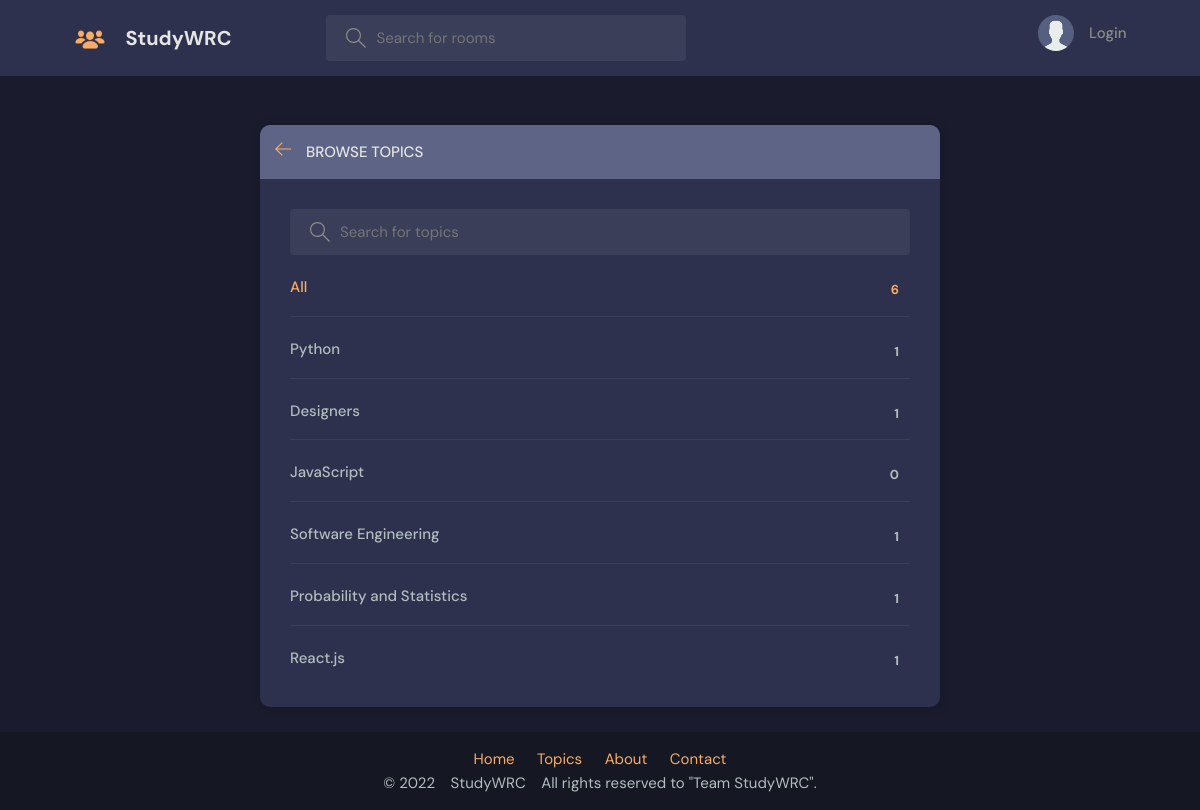
Page /topics/ on the committed database.
### base/models.py (models this page shows, shortened)
class Topic(models.Model):
    name = models.CharField(max_length=200)

### base/views.py (the view)
# urls.py: path('topics/', views.topicsPage, name="topics"),
def topicsPage(request):
    q = request.GET.get('q') if request.GET.get('q') != None else ''
    topics = Topic.objects.filter(name__icontains=q)
    return render(request, 'base/topics.html', {'topics': topics})

### base/templates/base/topics.html (shortened to what this page needs)
{% extends 'main.html' %}
{% block content %}
<main class="create-room layout">
  <div class="container">
    <div class="layout__box">
      <div class="layout__boxHeader">
        <div class="layout__boxTitle">
          <a href="{% url 'home' %}">
            <svg version="1.1" xmlns="http://www.w3.org/2000/svg" width="32" height="32" viewBox="0 0 32 32">
              <title>arrow-left</title>
              <path
                d="M13.723 2.286l-13.723 13.714 13.719 13.714 1.616-1.611-10.96-10.96h27.625v-2.286h-27.625l10.965-10.965-1.616-1.607z">
              </path>
            </svg>
          </a>
          <h3>Browse Topics</h3>
        </div>
      </div>
      <div class="topics-page layout__body">
        <form action="" method="GET" class="header__search">
          <label>
            <input name="q" placeholder="Search for topics" />
          </label>
        </form>
        <ul class="topics__list">
          <li>
            <a href="{% url 'topics' %}" class="active">All <span>{{topics.count}}</span></a>
          </li>
          {% for topic in topics %}
          <li>
            <a href="{% url 'home' %}?q={{topic.name}}">{{ topic.name }} <span>{{topic.room_set.all.count}}</span></a>
          </li>
          {% endfor %}
        </ul>
      </div>
    </div>
  </div>
</main>
{% endblock content %}

### templates/main.html (shortened to what this page needs)
<!DOCTYPE html>
{% load static %}
<html lang="en">
<head>
    <link rel="stylesheet" href="{% static 'styles/style.css' %}" />
</head>
<body>
    {% include 'navbar.html' %}
    {% block content %}
    {% endblock %}
    {% include 'footer.html' %}
</body>
</html>

### templates/navbar.html (shortened to what this page needs)
{% load static %}
<header class="header header--loggedIn">
    <div class="container">
        <a href="{% url 'home' %}" class="header__logo">
            <img
>
            <h1>StudyWRC</h1>
        </a>
        <form class="header__search" method="GET" action="{% url 'home' %}">
            <label>
                <input name="q" placeholder="Search for rooms" />
            </label>
        </form>
        <nav class="header__menu">
            {% if request.user.is_authenticated %}
            <div class="header__user">
                <a href="{% url 'user-profile' request.user.id %}">
                    <div class="avatar avatar--medium active">
                        <img src="{{request.user.avatar.url}}" />
                    </div>
                    <p>{{request.user.name}} <span>@{{request.user.username}}</span></p>
                </a>
                <button class="dropdown-button">
                    <svg version="1.1" xmlns="http://www.w3.org/2000/svg" width="32" height="32" viewBox="0 0 32 32">
                        <title>chevron-down</title>
                        <path d="M16 21l-13-13h-3l16 16 16-16h-3l-13 13z"></path>
                    </svg>
                </button>
            </div>
            {% else %}
            <a href="{% url 'login' %}">
                <img src="{% static 'images/avatar.svg' %}" />
                <p>Login</p>
            </a>
            {% endif %}
        </nav>
    </div>
</header>

### templates/footer.html (shortened to what this page needs)
{% load static %}
<head>
</head>
<footer class="footer">
    <div class="footer__row">
        <ul class="footer__menu">
            <li class="footer__menu--item">
                <a href="{% url 'home' %}" class="footer__menu--item--link">Home</a>
            </li>
            <li class="footer__menu--item">
                <a href="{% url 'topics' %}" class="footer__menu--item--link">Topics</a>
            </li>
            <li class="footer__menu--item">
                <a href="{% url 'about' %}" class="footer__menu--item--link">About</a>
            </li>
            <li class="footer__menu--item">
                <a href="{% url 'contact' %}" class="footer__menu--item--link">Contact</a>
            </li>
        </ul>
    </div>
    <div class="footer__row below__footer">&copy; 2022 &ensp; StudyWRC &ensp; All rights reserved to "Team StudyWRC".
    </div>
</footer>

### static/styles/style.css (style rules this page uses)
:root { --color-main: #F9AC66; --color-main-light: #e1f6fb; --color-dark: #2d314d; --color-dark-medium: #3A3E59; --color-dark-light: #5e6485; --color-light: #e5e5e5; --color-gray: #8b8b8b; --color-light-gray: #b2bdbd; --color-bg: #1a1b2d; --color-success: #5dd693; --color-error: #ed6b5b; }
* { font-family: "DM Sans", -apple-system, BlinkMacSystemFont, "Segoe UI", Roboto, Oxygen, Ubuntu, Cantarell, "Open Sans", "Helvetica Neue", sans-serif; margin: 0; padding: 0; box-sizing: border-box; text-rendering: optimizeLegibility; font-size: inherit; }
html { font-size: 56.25%; height: 100%; }
@media only screen and (min-width: 1200px) { html { font-size: 62.5%; } }
body { line-height: 1.6; font-weight: 400; font-size: 1.5rem; color: var(--color-light-gray); background-color: var(--color-bg); min-height: 100%; display: flex; flex-direction: column; }
img { width: 100%; }
a { display: inline-block; color: var(--color-main); text-decoration: none; }
.container { max-width: 120rem; width: 90%; margin: auto; }
.header { padding: 1.5rem; background-color: var(--color-dark); }
.header>.container { display: flex; gap: 9.5rem; }
.header__logo, .header__user { display: flex; gap: 2rem; align-items: center; }
.header__logo>img { height: 3.2rem; width: 3.2rem; }
.header__logo>h1 { font-weight: 700; font-size: 2rem; color: var(--color-light); }
.header__search>label { background-color: var(--color-dark-medium); padding: 1.3rem 1rem; display: flex; align-items: center; gap: 1rem; border-radius: 4px; }
.header__search svg { fill: var(--color-gray); width: 2rem; height: 2rem; margin-left: 1rem; }
.header__search input { width: 30rem; background: transparent; border: none; outline: none; color: var(--color-light); }
.header__menu { margin-left: auto; position: relative; }
.header__menu a { display: flex; gap: 1.5rem; align-items: center; font-weight: 500; text-decoration: none; color: var(--color-gray); }
.header__menu img { height: 3.6rem; }
.header__menu p { line-height: 1.2; }
.layout { margin-top: 2.4rem; }
.layout>.container { display: flex; justify-content: space-between; align-items: flex-start; }
.layout__box { width: 90%; max-width: 48rem; min-height: 40rem; margin: 2.5rem auto; background-color: var(--color-dark); border-radius: 1rem; box-shadow: 1px 1px 6px 3px rgba(0, 0, 0, 0.1); overflow: hidden; }
.layout__boxHeader { display: flex; padding: 1.5rem; background-color: var(--color-dark-light); }
.layout__boxTitle { display: flex; gap: 1.5rem; align-items: center; }
.layout__boxTitle h3 { text-transform: uppercase; font-weight: 500; color: var(--color-light); }
.layout__boxTitle svg { width: 1.6rem; height: 1.6rem; fill: var(--color-main); }
.layout__body { margin: 3rem; }
.topics__list { list-style: none; }
.topics__list li a { display: flex; justify-content: space-between; margin-bottom: 3rem; font-weight: 500; color: var(--color-light-gray); transition: all 0.3s ease-in-out; }
.topics__list li a.active, .topics__list li a:hover { color: var(--color-main); }
.topics__list li a span { padding: 0.5rem 1rem; background-color: var(--color-dark); border-radius: 3px; font-size: 1.3rem; font-weight: 700; letter-spacing: 1px; }
.topics-page .topics__list li:not(:last-child) a { margin: 2rem 0; padding-bottom: 1rem; text-decoration: none; border-bottom: 1px solid var(--color-dark-medium); }
.topics-page .header__search { display: block; }
.create-room.layout .layout__box { max-width: 68rem; }

### templates/footer.html (style rules this page uses)
.footer { width: 100%; margin-top: auto; padding: 1em; background-color: #151723; }
.footer__row { width: 100%; display: flex; justify-content: center; margin: 0 auto; }
.footer__menu { list-style-type: none; display: flex; gap: 1.5em; }

### rows in the picture
Topic: name "Python", room_set.all.count "1"
Topic: name "Designers", room_set.all.count "1"
Topic: name "JavaScript", room_set.all.count "0"
Topic: name "Software Engineering", room_set.all.count "1"
Topic: name "Probability and Statistics", room_set.all.count "1"
Topic: name "React.js", room_set.all.count "1"

### other values in the picture
{{ topics.count }} "6"
